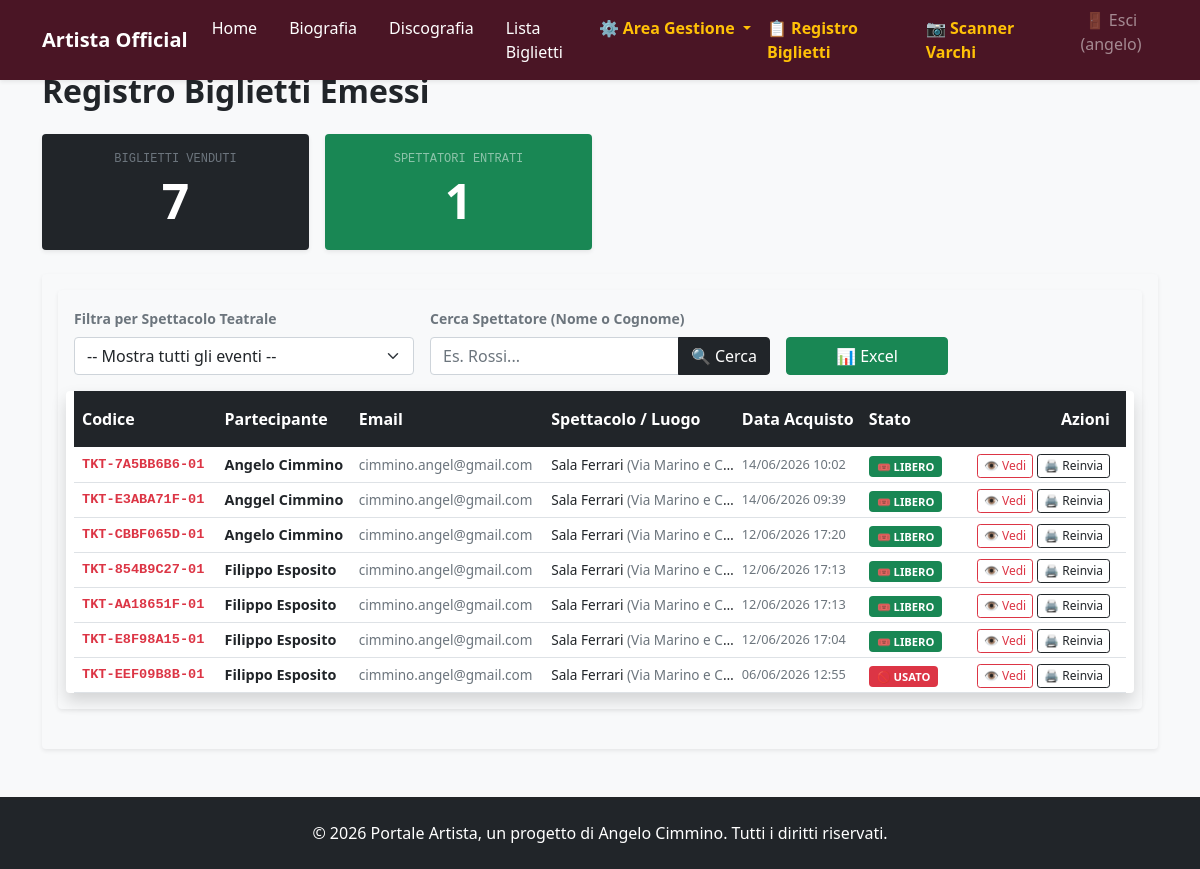
The app's page /gestione/partecipanti/ (signed in) with its own data.
### tributo/models.py (models this page shows, shortened)
class Partecipante(models.Model):
    concerto = models.ForeignKey(Concerto, on_delete=models.CASCADE, related_name='partecipanti')
    nome_completo = models.CharField(max_length=200)
    email = models.EmailField()
    codice_biglietto = models.CharField(max_length=100, unique=True)
    data_acquisto = models.DateTimeField(auto_now_add=True)
    utilizzato = models.BooleanField(default=False)

class Concerto(models.Model):
    luogo = models.CharField(max_length=200)
    citta = models.CharField(max_length=100)
    data = models.DateField()
    locandina = models.ImageField(upload_to='locandine/', blank=True, null=True)
    prezzo = models.DecimalField(max_digits=6, decimal_places=2, default=25.00)

### tributo/views.py (the view)
# urls.py: path('gestione/partecipanti/', views.lista_partecipanti, name='lista_partecipanti'),
@user_passes_test(controllo_staff, login_url='/admin/login/') # <-- Aggiungi questa riga
def lista_partecipanti(request):
    concerto_filtrato_id = request.GET.get('concerto_id')
    testo_ricerca = request.GET.get('q', '') # Raccoglie la stringa di testo cercata
    tutti_i_concerti = Concerto.objects.all()
    partecipanti = Partecipante.objects.all().order_by('-data_acquisto')
    if concerto_filtrato_id:
        partecipanti = partecipanti.filter(concerto_id=concerto_filtrato_id)
    if testo_ricerca:
        partecipanti = partecipanti.filter(nome_completo__icontains=testo_ricerca)
    totale_venduti = partecipanti.count()
    totale_ingressi = partecipanti.filter(utilizzato=True).count()
    return render(request, 'tributo/lista_partecipanti.html', {
        'partecipanti': partecipanti,
        'concerti': tutti_i_concerti,
        'concerto_selezionato_id': concerto_filtrato_id,
        'testo_ricerca': testo_ricerca,        # <-- Passiamo il testo attuale al template
        'totale_venduti': totale_venduti,
        'totale_ingressi': totale_ingressi
    })

### tributo/views.py (called while the page is built)
def controllo_staff(user):
    return user.is_authenticated and user.is_staff

### tributo/templates/tributo/lista_partecipanti.html (shortened to what this page needs)
{% extends 'tributo/base.html' %}
{% block content %}
<div class="container my-5">
    <br>
    <h2 class="fw-bold mb-4 text-dark">Registro Biglietti Emessi</h2>
    <div class="row g-3 mb-4">
        <div class="col-6 col-md-3">
            <div class="card border-0 bg-dark text-white p-3 shadow-sm text-center">
                <small class="text-uppercase tracking-wider text-muted font-monospace" style="font-size: 0.75rem;">Biglietti Venduti</small>
                <div class="display-5 fw-bold my-1">{{ totale_venduti }}</div>
            </div>
        </div>
        <div class="col-6 col-md-3">
            <div class="card border-0 bg-success text-white p-3 shadow-sm text-center">
                <small class="text-uppercase tracking-wider text-white-50 font-monospace" style="font-size: 0.75rem;">Spettatori Entrati</small>
                <div class="display-5 fw-bold my-1">{{ totale_ingressi }}</div>
            </div>
        </div>
    </div>
    <div class="card p-3 mb-4 bg-light border-0 shadow-sm">
    <div class="card p-3 mb-4 bg-light border-0 shadow-sm">
        <form method="GET" action="{% url 'lista_partecipanti' %}" class="row g-3 align-items-end">
            <div class="col-md-5 col-lg-4">
                <label for="id_concerto" class="form-label small fw-bold text-secondary">Filtra per Spettacolo Teatrale</label>
                <select name="concerto_id" id="id_concerto" class="form-select" onchange="this.form.submit()">
                    <option value="">-- Mostra tutti gli eventi --</option>
                </select>
            </div>
            <div class="col-md-5 col-lg-4">
                <label for="id_ricerca" class="form-label small fw-bold text-secondary">Cerca Spettatore (Nome o Cognome)</label>
                <div class="input-group">
                    <input type="text" name="q" id="id_ricerca" class="form-control" placeholder="Es. Rossi..." value="{{ testo_ricerca }}">
                    <button class="btn btn-dark" type="submit">🔍 Cerca</button>
                </div>
            </div>
            <div class="col-md-2 d-flex gap-2">
                <button type="button" onclick="scaricaExcel()" class="btn btn-success w-100" title="Esporta in Excel">
                    📊 Excel
                </button>
            </div>
    <div class="card shadow border-0">
        <div class="table-responsive">
            <table class="table table-sm table-hover align-middle mb-0" style="min-width: 800px;">
                <thead class="table-dark">
                    <tr>
                        <th class="py-3 px-2">Codice</th>
                        <th class="py-3">Partecipante</th>
                        <th class="py-3">Email</th>
                        <th class="py-3">Spettacolo / Luogo</th>
                        <th class="py-3">Data Acquisto</th>
                        <th class="py-3">Stato</th>
                        <th class="py-3 text-end px-3">Azioni</th>
                    </tr>
                </thead>
                <tbody>
                    {% for p in partecipanti %}
                        <tr>
                            <td class="font-monospace fw-bold text-danger px-2" style="font-size: 0.85rem;">
                                {{ p.codice_biglietto }}
                            </td>
                            <td class="fw-bold text-dark" style="font-size: 0.9rem;">
                                {{ p.nome_completo }}
                            </td>
                            <td class="text-secondary" style="font-size: 0.85rem;">
                                {{ p.email }}
                            </td>
                            <td class="text-truncate" style="max-width: 180px; font-size: 0.85rem;" title="{{ p.concerto.luogo }}">
                                {{ p.concerto.luogo }} <span class="text-muted">({{ p.concerto.citta }})</span>
                            </td>
                            <td class="text-muted" style="font-size: 0.8rem;">
                                {{ p.data_acquisto|date:"d/m/Y H:i" }}
                            </td>
                            <td>
                                {% if p.utilizzato %}
                                    <span class="badge bg-danger text-uppercase" style="font-size: 0.7rem; padding: 5px 8px;">🚫 Usato</span>
                                {% else %}
                                    <span class="badge bg-success text-uppercase" style="font-size: 0.7rem; padding: 5px 8px;">🎟️ Libero</span>
                                {% endif %}
                            </td>
                            <td class="text-end px-3">
                                <div class="d-inline-flex gap-1">
                                    <a href="{% url 'vedi_pdf_biglietto' p.id %}" target="_blank" class="btn btn-outline-danger btn-sm" style="font-size: 0.75rem; padding: 2px 6px;" title="Vedi PDF">
                                        👁️ <span class="d-none d-lg-inline">Vedi</span>
                                    </a>
                                    <a href="{% url 'reinvia_biglietto' p.id %}" class="btn btn-outline-dark btn-sm" style="font-size: 0.75rem; padding: 2px 6px;" title="Reinvia Email">
                                        🖨️ <span class="d-none d-lg-inline">Reinvia</span>
                                    </a>
                                </div>
                            </td>
                        </tr>
                    {% empty %}
                        <tr>
                            <td colspan="7" class="text-center p-4 text-muted">Nessun biglietto emesso per i criteri di ricerca selezionati.</td>
                        </tr>
                    {% endfor %}
                </tbody>
            </table>
        </div>
    </div>
</div>
{% endblock %}

### tributo/templates/tributo/base.html (shortened to what this page needs)
<!DOCTYPE html>
<html lang="it">
<head>
    <link
      href="https://cdn.jsdelivr.net/npm/bootstrap@5.0.0/dist/css/bootstrap.min.css"
      rel="stylesheet"
    />
</head>
<body>
        <nav class="navbar navbar-expand-lg fixed-top navbar-dark navbar-custom shadow-sm mb-4">
        <div class="container">
            <a class="navbar-brand fw-bold" href="{% url 'home' %}">Artista Official</a>
            <div class="collapse navbar-collapse" id="navbarNav">
                <div class="navbar-nav ms-auto">
                    <a class="nav-item nav-link text-white me-3" href="{% url 'home' %}">Home</a>
                    <a class="nav-item nav-link text-white me-3" href="{% url 'lista_biografia' %}">Biografia</a>
                    <a class="nav-item nav-link text-white me-3" href="{% url 'discografia' %}">Discografia</a>
                    <a class="nav-item nav-link text-white" href="{% url 'lista_partecipanti' %}">Lista Biglietti</a>
                    {% if user.is_staff %}
                        <li class="nav-item dropdown">
                            <a class="nav-link dropdown-toggle text-warning fw-bold"
                            href="#"
                            id="navbarDropdownGestione"
                            role="button"
                            data-bs-toggle="dropdown"
                            aria-expanded="false">
                                ⚙️ Area Gestione
                            </a>
                        </li>
                    {% endif %}
                    {% if user.is_staff %}
                        <a class="nav-item nav-link text-warning me-3 fw-bold" href="{% url 'lista_partecipanti' %}">📋 Registro Biglietti</a>
                        <a class="nav-item nav-link text-warning me-3 fw-bold" href="{% url 'dashboard_scanner' %}">📷 Scanner Varchi</a>
                        <form action="{% url 'admin:logout' %}" method="POST" class="d-inline">
                            <button type="submit" class="btn btn-link nav-item nav-link text-white-50 d-inline p-0 border-0 align-baseline">
                                🚪 Esci ({{ user.username }})
                            </button>
                        </form>
                    {% endif %}
                </div>
            </div>
        </div>
    </nav>
    <main>
        {% block content %}
        {% endblock %}
    </main>
    <footer class="bg-dark text-white text-center py-4 mt-5">
        <p class="mb-0">&copy; 2026 Portale Artista, un progetto di Angelo Cimmino. Tutti i diritti riservati.</p>
    </footer>
</body>
</html>

### tributo/templates/tributo/base.html (style rules this page uses)
body { background-color: #f8f9fa; color: #212529; }
.navbar-custom { background-color: #4a1525; }

### records on screen
Partecipante: codice_biglietto "TKT-7A5BB6B6-01", nome_completo "Angelo Cimmino", email "cimmino.angel@gmail.com", concerto.luogo "Sala Ferrari", concerto.citta "Via Marino e C…", data_acquisto "14/06/2026 10:02", utilizzato "🎟️ LIBERO"
Partecipante: codice_biglietto "TKT-E3ABA71F-01", nome_completo "Anggel Cimmino", email "cimmino.angel@gmail.com", concerto.luogo "Sala Ferrari", concerto.citta "Via Marino e C…", data_acquisto "14/06/2026 09:39", utilizzato "🎟️ LIBERO"
Partecipante: codice_biglietto "TKT-CBBF065D-01", nome_completo "Angelo Cimmino", email "cimmino.angel@gmail.com", concerto.luogo "Sala Ferrari", concerto.citta "Via Marino e C…", data_acquisto "12/06/2026 17:20", utilizzato "🎟️ LIBERO"
Partecipante: codice_biglietto "TKT-854B9C27-01", nome_completo "Filippo Esposito", email "cimmino.angel@gmail.com", concerto.luogo "Sala Ferrari", concerto.citta "Via Marino e C…", data_acquisto "12/06/2026 17:13", utilizzato "🎟️ LIBERO"
Partecipante: codice_biglietto "TKT-AA18651F-01", nome_completo "Filippo Esposito", email "cimmino.angel@gmail.com", concerto.luogo "Sala Ferrari", concerto.citta "Via Marino e C…", data_acquisto "12/06/2026 17:13", utilizzato "🎟️ LIBERO"
Partecipante: codice_biglietto "TKT-E8F98A15-01", nome_completo "Filippo Esposito", email "cimmino.angel@gmail.com", concerto.luogo "Sala Ferrari", concerto.citta "Via Marino e C…", data_acquisto "12/06/2026 17:04", utilizzato "🎟️ LIBERO"
Partecipante: codice_biglietto "TKT-EEF09B8B-01", nome_completo "Filippo Esposito", email "cimmino.angel@gmail.com", concerto.luogo "Sala Ferrari", concerto.citta "Via Marino e C…", data_acquisto "06/06/2026 12:55", utilizzato "🚫 USATO"

### other values on screen
{{ user.username }} "angelo"
{{ totale_venduti }} "7"
{{ totale_ingressi }} "1"
